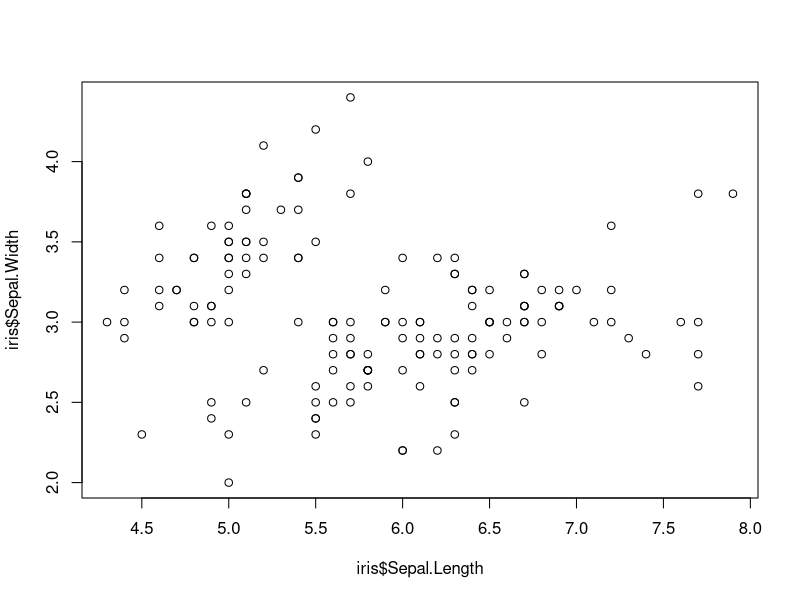

Reproduce this figure in R.
## ---- chunk 1
#| content: valuebox
#| title: "Connexions uniques"
#| icon: plug
#| color: primary
84
## ---- chunk 2
#| fig-width: 14
#| fig-height: 8
#| title: "Evolution du nombre de connexions uniques"
plot(iris$Sepal.Length,iris$Sepal.Width)
## ---- chunk 3
#| content: valuebox
#| title: "e-formation disponibles"
#| icon: pencil
#| color: success
38
## ---- chunk 4
#| content: valuebox
#| title: "Badges délivrés"
#| icon: trophy
#| color: warning
38
## ---- chunk 5
#| title: "TOP 10 des cours les plus suivis"
knitr::kable(mtcars)
